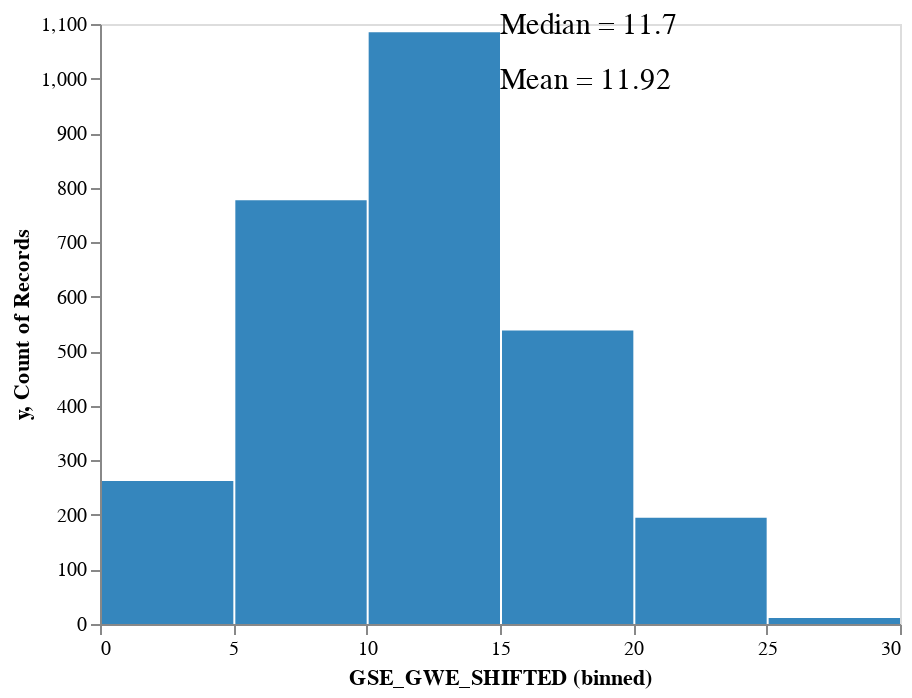

Notebook source saved alongside this figure:
### Markdown cell above
## [Normalize the target to improve accuracy](https://anshikaaxena.medium.com/how-skewed-data-can-skrew-your-linear-regression-model-accuracy-and-transfromation-can-help-62c6d3fe4c53)

### Code cell
#We will view the variables with sqrt applied but we do not need these in the model since 
# we will be using TransformedTargetRegressor to wrap models to aid with Cross Validations
y_train_sqrt = np.sqrt(train_test_dict['y_train'])
y_test_sqrt = np.sqrt(train_test_dict['y_test'])
draw_histogram(pd.DataFrame(y_train_sqrt.reset_index()), "GSE_GWE_SHIFTED" )

### Figure 1 — Vega-Lite specification as saved in the notebook (floating-point values rounded to 4 significant figures; data arrays with more than 128 entries replaced by an {"elided": "..."} marker saying what was removed)
{"config": {"view": {"continuousWidth": 400, "continuousHeight": 300}, "axis": {"grid": false}}, "layer": [{"data": {"name": "data-53be56d0c208dee356da3e5380631b39"}, "mark": {"type": "text", "align": "left", "color": "black", "fontSize": 15}, "encoding": {"text": {"field": "value", "type": "nominal"}, "y": {"field": "y", "type": "quantitative"}}}, {"data": {"name": "data-ead633955bebc481a7ec4b4d768c8f67"}, "mark": {"type": "bar", "color": "#3586BD"}, "encoding": {"x": {"bin": true, "field": "GSE_GWE_SHIFTED", "type": "quantitative"}, "y": {"aggregate": "count", "type": "quantitative"}}}], "$schema": "https://vega.github.io/schema/vega-lite/v4.17.0.json", "datasets": {"data-53be56d0c208dee356da3e5380631b39": [{"x": 11.92, "y": 1000, "value": "Mean = 11.92"}, {"x": 11.7, "y": 1100, "value": "Median = 11.7"}], "data-ead633955bebc481a7ec4b4d768c8f67": {"elided": "2868 records"}}}
